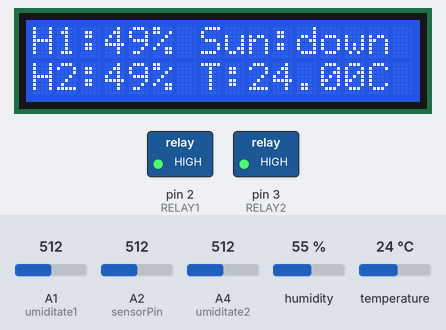
The sketch below on a simulated Arduino Uno, built with avr-gcc and run on an emulated ATmega328P. On the bench: 16×2 character LCD, switched loads named in the sketch (green lamp = pin HIGH). The inputs (shaded band) are chosen by the test bench; at power-on: A2 (sensorPin) = 512, temperature 24 °C, A1 (umiditate1) = 512, A4 (umiditate2) = 512, humidity 55 %. What the sketch prints to the serial monitor is not drawn.

Above: at 1.2 s.
1.3 s: A2 (sensorPin) set to 312
13.1 s: A2 (sensorPin) set to 289
At 24.3 s:
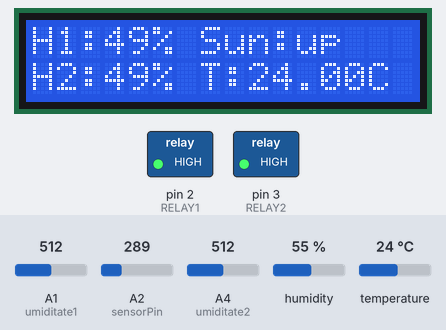
24.6 s: temperature set to 12 °C
At 35.9 s:
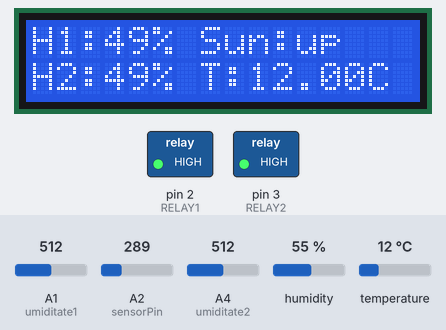
36.2 s: A1 (umiditate1) set to 716
At 47.4 s:
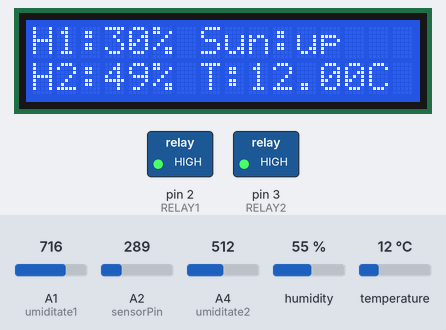
47.7 s: A4 (umiditate2) set to 716
At 58.8 s:
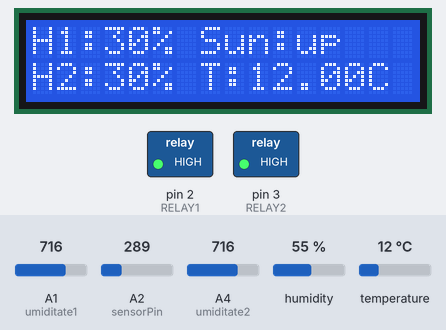
59.3 s: temperature set to 19 °C
At 70.3 s:
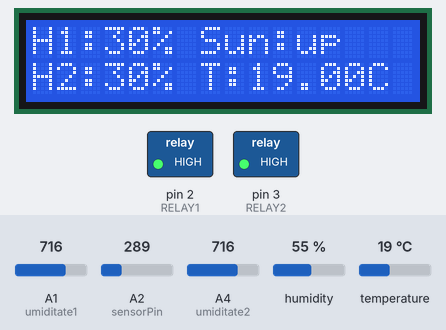
Timing chart, 0 to 71.8 s (numbered marks = the images above; inputs shaded):
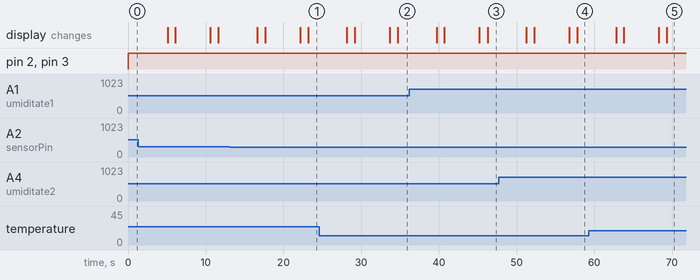

The sketch:

Irrigation-System.ino
```cpp
/*
 * Created by
 * Ark Bramwell, July 2010
 * Modified by keen
 * Date: 05/05/2017
 * Function: this program will test the LCD panel and the buttons
 */
//Sample using LiquidCrystal library
#include <LiquidCrystal.h>
#include <DHT.h>
#include <Wire.h>
int DHTPIN = A3;
#define RELAY1 2
#define RELAY2 3


#define DHTTYPE DHT11
DHT dht(DHTPIN, DHTTYPE);

float tempValue = 29;
int umiditate1 = A1;
int sensorPin = A2;
int umiditate2 = A4;

int thresholdValue = 800;
int lightValue = 0;
int lightOnThreshold = 300;

int p1=0;
int p2=0;
float t;

// select the pins used on the LCD panel
LiquidCrystal lcd(8, 9, 4, 5, 6, 7);

// define some values used by the panel and buttons
int lcd_key     = 0;
int adc_key_in  = 0;
#define btnRIGHT  0
#define btnUP     1
#define btnDOWN   2
#define btnLEFT   3
#define btnSELECT 4
#define btnNONE   5


// read the buttons
int read_LCD_buttons()
{
 adc_key_in = analogRead(0);      // read the value from the sensor
 // my buttons when read are centered at these valies: 0, 144, 329, 504, 741
 // we add approx 50 to those values and check to see if we are close
 if (adc_key_in > 1500) return btnNONE; // We make this the 1st option for speed reasons since it will be the most likely result
 if (adc_key_in < 50)   return btnRIGHT;
 if (adc_key_in < 195)  return btnUP;
 if (adc_key_in < 380)  return btnDOWN;
 if (adc_key_in < 500)  return btnLEFT;
 if (adc_key_in < 800)  return btnSELECT;
 return btnNONE;  // when all others fail, return this...
}

void setup()
{
 pinMode(sensorPin, INPUT);
 pinMode(umiditate1, INPUT);
 pinMode(RELAY1, OUTPUT);
 pinMode(RELAY2, OUTPUT);
 Serial.begin(9600);
 dht.begin();
 Wire.begin();
 lcd.begin(16, 2);

}


void loop()
{
  digitalWrite(RELAY1, HIGH);
  digitalWrite(RELAY2, HIGH);

  lcd.setCursor(0,0);
  lcd.print("H1:");
  lcd.setCursor(7,0);
  lcd.print("Sun:");
  lcd.setCursor(0,1);
  lcd.print("H2:");
  lcd.setCursor(7,1);
  lcd.print("T:");

  //temperatura
  t = dht.readTemperature();
  Serial.println(t);
  lcd.setCursor(9,1);
  lcd.print(t);
  lcd.print("C");

  //lumina
  lightValue = analogRead(sensorPin);
  lcd.setCursor(11,0);
  lcd.print("    ");

  lcd.setCursor(11,0);
  if( lightValue < lightOnThreshold){
      lcd.print("up");
    }
    else {
      lcd.print("down");
    }

  //umiditate
  float sensorValue1 = analogRead(umiditate1);
  sensorValue1 = sensorValue1 + 100 / 664;
  p1=100-((sensorValue1/1023)*100);
  lcd.setCursor(3,0);
  lcd.print("  ");

  lcd.setCursor(3,0);
  lcd.print(p1);

  lcd.setCursor(5,0);
  lcd.print("%");

  float sensorValue2 = analogRead(umiditate2);
  sensorValue2 = sensorValue2 + 100 / 664;
  p2=100-((sensorValue2/1023)*100);

  lcd.setCursor(3,1);
  lcd.print("  ");

  lcd.setCursor(3,1);
  lcd.print(p2);

  lcd.setCursor(5,1);
  lcd.print("%");


  delay(5000);

  lcd.clear();

  delay(1000);

  lcd.setCursor(3, 0);
  lcd.print("Zone 1:OFF");
  lcd.setCursor(3, 1);
  lcd.print("Zone 2:OFF");

  if(sensorValue1 > thresholdValue && t < tempValue && lightValue > lightOnThreshold){
    lcd.setCursor(3, 0);
    lcd.print("          ");
    lcd.setCursor(3, 0);
    lcd.print("Zone 1:ON");
    digitalWrite(RELAY1, LOW);
    delay(5000);
    lcd.setCursor(3, 0);
    lcd.print("Zone 1:OFF");
    digitalWrite(RELAY1, HIGH);


    }
  else{
    digitalWrite(RELAY1, HIGH);
    lcd.setCursor(3, 0);
    lcd.print("Zone 1:OFF");
  }

    delay(2000);

  if(sensorValue2 > thresholdValue && t < tempValue && lightValue > lightOnThreshold){
    lcd.setCursor(3, 1);
    lcd.print("          ");
    lcd.setCursor(3, 1);
    lcd.print("Zone 2:ON");
    digitalWrite(RELAY2, LOW);
    delay(5000);
    lcd.setCursor(3, 1);
    lcd.print("Zone 2:OFF");
    digitalWrite(RELAY2, HIGH);
  }else {
    delay(500);
    lcd.setCursor(3, 1);
    lcd.print("Zone 2:OFF");
    digitalWrite(RELAY2, HIGH);
  }

  delay(2000);
  lcd.clear();

  delay(1000);
}
```

Measured:
- the behaviour switches between 300 and 299 on A2 (sensorPin) (found by bisection; images 0 and 1)
- after the input at 13.1 s, the display: first differs from a run without the input after 10.1 s (image 1)
